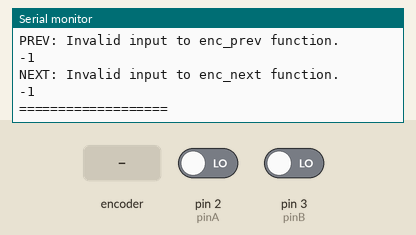
This sketch was run on a simulated Arduino Uno, built with avr-gcc and run on an emulated ATmega328P. On the bench: the last lines printed to the serial monitor. The test bench sets the inputs (shaded band); at power-on: pin 2 (pinA) LOW, pin 3 (pinB) LOW.

Above: at 1.6 s.
1.7 s: rotary encoder on pin 2 (pinA) / pin 3 (pinB) turned 1 step (first pin leading)
At 2.6 s:
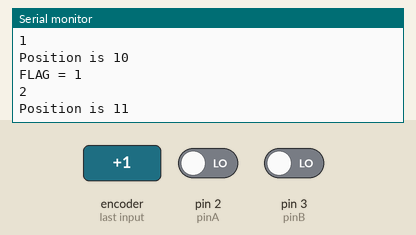
3.4 s: rotary encoder on pin 2 (pinA) / pin 3 (pinB) turned 1 step (first pin leading)
At 4.3 s:
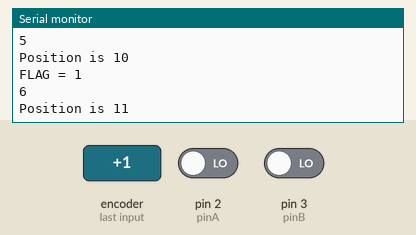
Timing chart, 0 to 6.4 s (numbered marks = the images above; inputs shaded):
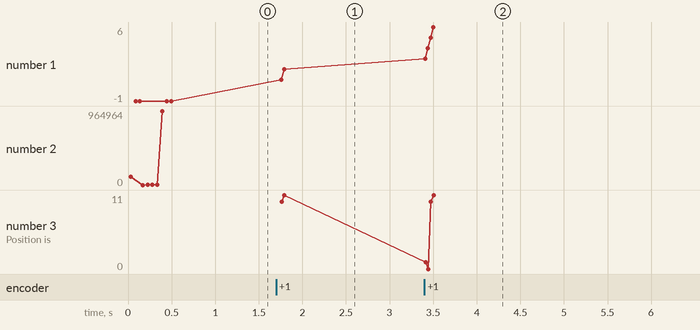

The sketch:

encoder_read.ino
```cpp
#include "Encoder.h"

int mytable[4][2] = {{0,0},
                     {1,0},
                     {1,1},
                     {0,1}};

extern bool checkFlag();

void setup() {
  Serial.begin(9600);

  Encoder enc;

  const int pinA = 2;
  const int pinB = 3;
  attachInterrupt(digitalPinToInterrupt(pinA),Encoder::update_count,CHANGE);
  attachInterrupt(digitalPinToInterrupt(pinB),Encoder::update_count,CHANGE);

  for(int i=-1; i< 5; i++){
    Serial.println("Printing table of values...");
    Serial.print(i); Serial.print(' '); Serial.print(mytable[i][0]);Serial.println(mytable[i][1]);
    Serial.print("PREV: ");
    Serial.println(enc.prev(i));
    Serial.print("NEXT: ");
    Serial.println(enc.next(i));
  }

  Serial.println("\n===================\n");

}


void loop() {

  bool f = Encoder::checkFlag();
  if(f)
  {
    Serial.print("FLAG = "); Serial.println(f);
    Serial.println(Encoder::debugCount());
    Encoder::debugPos();
  }
}
```

Encoder.cpp
```cpp
#include "Encoder.h"
#include <Arduino.h>

void Encoder::update_count()
{
  bool A = digitalRead(2); // need to replace with pinA
  bool B = digitalRead(3); // need to replace with pinB
  int next_step[2] = {enc_table[next(enc_pos)][0],enc_table[next(enc_pos)][1]};
  int prev_step[2] = {enc_table[prev(enc_pos)][0],enc_table[prev(enc_pos)][1]};

  //Serial.println("INTERRUPT TRIGGERED");

  if(A == enc_table[next(enc_pos)][0] && B == enc_table[next(enc_pos)][1]) {
    enc_count++;
    enc_pos = next(enc_pos);
    FLAG = true;
  }
  else if(A == enc_table[prev(enc_pos)][0] && B == enc_table[prev(enc_pos)][1]) {
    enc_count--;
    enc_pos = prev(enc_pos);
    FLAG = true;
  }
}

int Encoder::next(int i)
{
  if(i < 0 || i > 3) {
    Serial.println("Invalid input to enc_next function.");
    return -1;
  }
  else
    return (i+1)%4;
}

int Encoder::prev(int i)
{
  if(i < 0 || i > 3) {
    Serial.println("Invalid input to enc_prev function.");
    return -1;
  }
  if(i == 0) return 3;
  else
    return (i-1)%4;
}

int Encoder::debugCount(){
  return enc_count;
}

void Encoder::debugPos(){
  Serial.print("Position is ");Serial.print(enc_table[enc_pos][0]);Serial.println(enc_table[enc_pos][1]);
}

bool Encoder::checkFlag()
{
  if(FLAG == true)
  {
    FLAG = false;
    return true;
  }
  return false;
}
```

Encoder.h
```cpp
#ifndef ENCODER_H
#define ENCODER_H

#include <Arduino.h>

/* Simple Encoder class to read from incremental encoders.
 * Uses Gray code specified in the table to incrementally step through cycle.
 * All of the methods are defined as static and are defined in the .cpp file.
 * If you don't use the methods from the .cpp then they might not update.
 *
 * Daniel Sun, UCLA RoMeLa April 27, 2016
 */

static volatile bool FLAG = false;
static volatile int enc_count = 0; // count is absolute position we're at
static volatile int enc_pos = 0; // enc_pos is the position in the cycle
static constexpr int enc_table[4][2] = {{0,0},
                                        {1,0},
                                        {1,1},
                                        {0,1}};


class Encoder
{
  public:
    static int next(int i);
    static int prev(int i);
    static void update_count();

    static int debugCount();
    static void debugPos();
    static bool checkFlag();
};


#endif
```

Measured:
- after the input at 1.7 s, the serial monitor: prints a new line after 0.05 s (image 1)
- after the input at 3.4 s, the serial monitor: prints a new line at once (image 2)
- plotted number 1: 2 → 6 after the input at 3.4 s
